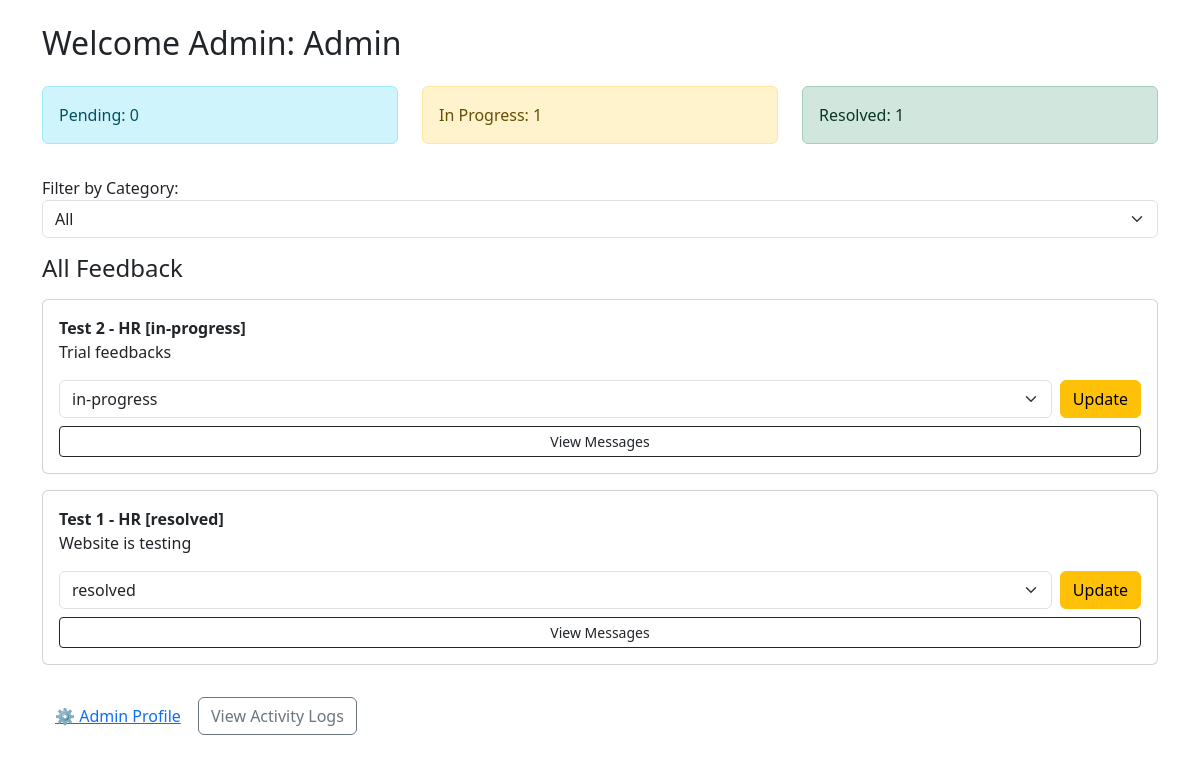
/admin.php (signed in), run on the app's committed database.
### tables this page shows
CREATE TABLE `feedback` (
  `feedback_id` int(11) NOT NULL,
  `user_id` int(11) DEFAULT NULL,
  `category` varchar(100) DEFAULT NULL,
  `message` text NOT NULL,
  `status` enum('pending','in-progress','resolved') DEFAULT 'pending',
  `created_at` datetime DEFAULT current_timestamp()
);

CREATE TABLE `users` (
  `user_id` int(11) NOT NULL,
  `name` varchar(100) NOT NULL,
  `email` varchar(100) NOT NULL,
  `password_hash` varchar(255) NOT NULL,
  `role` enum('user','admin') DEFAULT 'user'
);

### admin.php (the view, shortened to what this page needs)
<?php
$conn = new mysqli("localhost", "root", "", "feedback_system");
$stats = $conn->query("SELECT status, COUNT(*) as total FROM feedback GROUP BY status");
$counts = ['pending' => 0, 'in-progress' => 0, 'resolved' => 0];
while ($s = $stats->fetch_assoc()) {
  $counts[$s['status']] = $s['total'];
}
$query = "SELECT f.*, u.name FROM feedback f JOIN users u ON f.user_id = u.user_id";
$query .= " ORDER BY f.created_at DESC";
$result = $conn->query($query);
?>
<!DOCTYPE html>
<html>
<head>
  <link href="https://cdn.jsdelivr.net/npm/bootstrap@5.3.0/dist/css/bootstrap.min.css" rel="stylesheet">
</head>
<body>
<div class="container mt-4">
  <h2>Welcome Admin: <?= $_SESSION['name'] ?></h2>
  <div class="row mt-4">
    <div class="col-md-4"><div class="alert alert-info">Pending: <?= $counts['pending'] ?></div></div>
    <div class="col-md-4"><div class="alert alert-warning">In Progress: <?= $counts['in-progress'] ?></div></div>
    <div class="col-md-4"><div class="alert alert-success">Resolved: <?= $counts['resolved'] ?></div></div>
  </div>
  <form method="GET" class="my-3">
    <label>Filter by Category:</label>
    <select name="category" class="form-select" onchange="this.form.submit()">
      <option value="">All</option>
    </select>
  </form>
  <h4>All Feedback</h4>
  <?php while ($row = $result->fetch_assoc()): ?>
    <div class="card my-3 p-3">
      <strong><?= $row['name'] ?> - <?= $row['category'] ?> [<?= $row['status'] ?>]</strong>
      <p><?= $row['message'] ?></p>
      <form method="post" action="update_status.php" class="d-flex mb-2">
        <select name="status" class="form-select me-2">
          <option <?= $row['status']=='in-progress'?'selected':'' ?>>in-progress</option>
          <option <?= $row['status']=='resolved'?'selected':'' ?>>resolved</option>
        </select>
        <button class="btn btn-warning">Update</button>
      </form>
      <a href="view_feedback.php?id=<?= $row['feedback_id'] ?>" class="btn btn-sm btn-outline-dark">View Messages</a>
    </div>
  <?php endwhile; ?>
  <a href="profile.php" class="btn btn-link mt-3">⚙️ Admin Profile</a>
  <a href="logs.php" class="btn btn-outline-secondary mt-3">View Activity Logs</a>
</div>
</body>
</html>

### data on the page
feedback: user.name "Test 2", category "HR", status "in-progress", message "Trial feedbacks"
feedback: user.name "Test 1", category "HR", status "resolved", message "Website is testing"

### other printed values
$_SESSION['name'] "Admin"
$counts['pending'] "0"
$counts['in-progress'] "1"
$counts['resolved'] "1"
